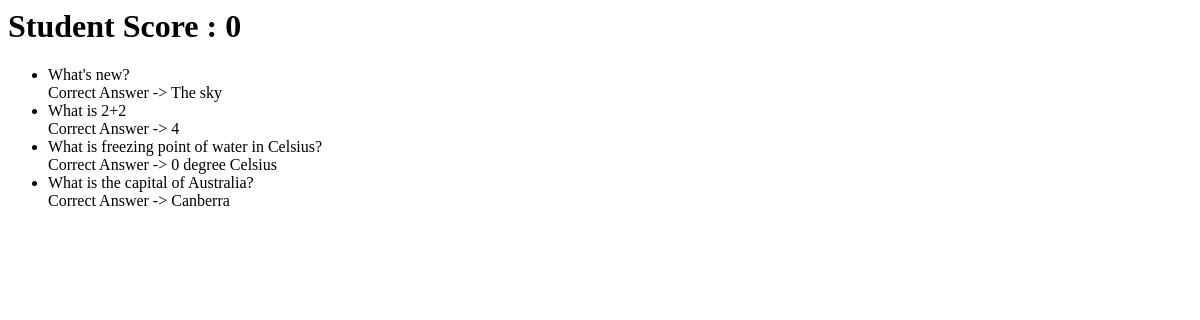
The app's page /quiz/submit/1/, older data.
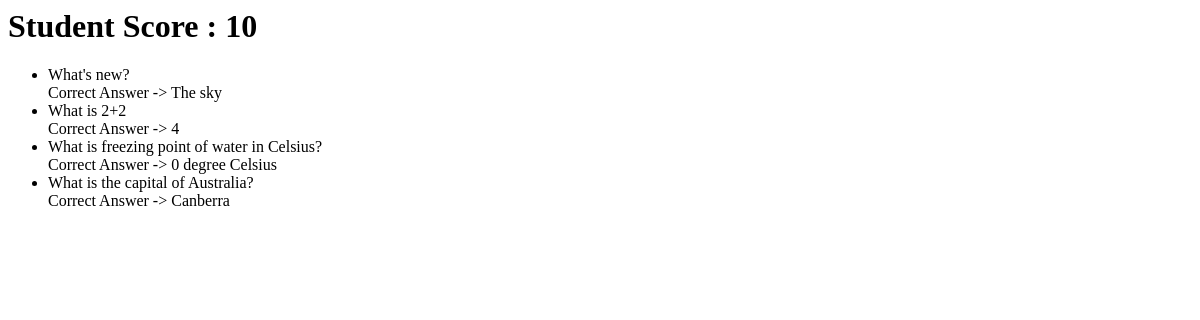
The same page, newer data.
### quiz/models.py (models this page shows, shortened)
class Student(models.Model):
    student_name = models.CharField(max_length=200)
    stu_username=models.CharField(max_length=40, default='')
    stu_password=models.CharField(max_length=40, default='')
    student_score= models.IntegerField(default=0) # keeps tally of student score in Quiz session

### quiz/views.py (the view)
# urls.py: path('submit/<int:student_id>/', views.submit, name='submit'),
def submit(request, student_id):
    student=get_object_or_404(Student,pk=student_id)
    question_list = Question.objects.all()
    context = {'question_list': question_list, 'student' : student}
    return render(request, 'quiz/submit.html', context)

### quiz/models.py (called while the page is built)
    def display_answer(self):
        corr_choice= self.choice_set.get(choice_seq=self.right_choice)
        answer= corr_choice.choice_text
        return (answer)

### quiz/templates/quiz/submit.html
<h1>Student Score : {{student.student_score}} </h1>
{% if question_list %}
    <ul>
    {% for question in question_list %}
        <li>{{ question.question_text }} <br>
        Correct Answer -> {{question.display_answer}}
        </li>
    {% endfor %}
    </ul>
{% else %}
    <p>No Questions are available for this quiz. Please try next Quiz.</p>
{% endif %}

Row changes from the older to the newer data that the page shows:
changed Student: student_score "0" → "10"
